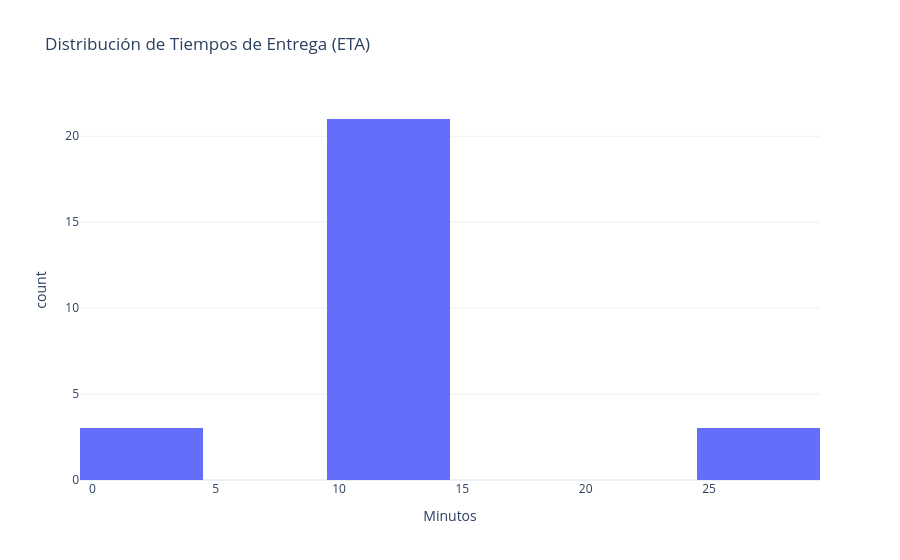

Notebook code cell kept with this figure:
### Code cell
fig_eta = px.histogram(df, x='eta', title='Distribución de Tiempos de Entrega (ETA)',
                       labels={'eta': 'Minutos'})
fig_eta.show()

### Figure 1 — Plotly figure (JSON) as saved in the notebook; plotly's stock layout.template omitted (floating-point values rounded to 4 significant figures)
{"data": [{"bingroup": "x", "hovertemplate": "Minutos=%{x}<br>count=%{y}<extra></extra>", "legendgroup": "", "marker": {"color": "#636efa", "pattern": {"shape": ""}}, "name": "", "orientation": "v", "showlegend": false, "type": "histogram", "x": [12, 12, 12, 13, 13, 13, 12, 12, 12, 3, 3, 3, 12, 12, 12, 12, 12, 12, 12, 12, 12, 14, 14, 14, 25, 25, 25], "xaxis": "x", "yaxis": "y"}], "layout": {"barmode": "relative", "legend": {"tracegroupgap": 0}, "title": {"text": "Distribución de Tiempos de Entrega (ETA)"}, "xaxis": {"anchor": "y", "domain": [0, 1], "title": {"text": "Minutos"}}, "yaxis": {"anchor": "x", "domain": [0, 1], "title": {"text": "count"}}}}
